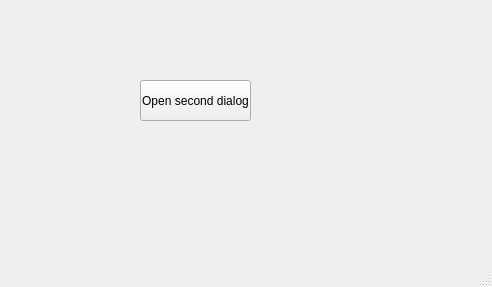
<?xml version="1.0" encoding="UTF-8"?>
<ui version="4.0">
 <class>MainWindow</class>
 <widget class="QMainWindow" name="MainWindow">
  <property name="geometry">
   <rect>
    <x>0</x>
    <y>0</y>
    <width>492</width>
    <height>287</height>
   </rect>
  </property>
  <property name="windowTitle">
   <string>MainWindow</string>
  </property>
  <widget class="QWidget" name="centralwidget">
   <widget class="QPushButton" name="pushButton">
    <property name="geometry">
     <rect>
      <x>140</x>
      <y>80</y>
      <width>111</width>
      <height>41</height>
     </rect>
    </property>
    <property name="text">
     <string>Open second dialog</string>
    </property>
   </widget>
  </widget>
  <widget class="QMenuBar" name="menubar">
   <property name="geometry">
    <rect>
     <x>0</x>
     <y>0</y>
     <width>492</width>
     <height>21</height>
    </rect>
   </property>
  </widget>
  <widget class="QStatusBar" name="statusbar"/>
 </widget>
 <resources/>
 <connections/>
</ui>
